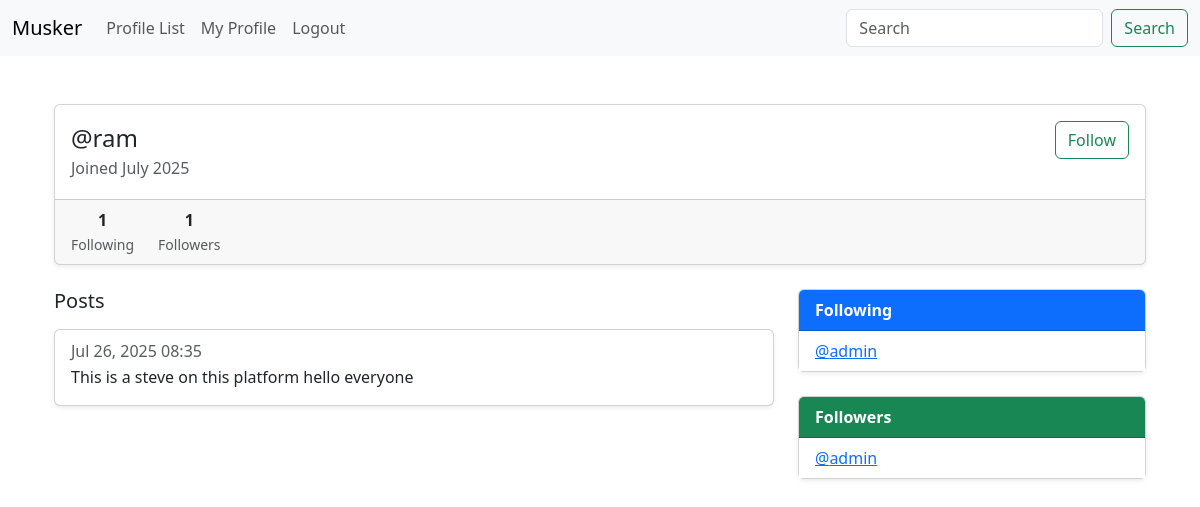
The app's page /profile/3 (signed in) with its own data.
### musk/models.py (models this page shows, shortened)
class Profile(models.Model):
    user = models.OneToOneField(User, on_delete=models.CASCADE)
    follows = models.ManyToManyField(
        "self",
        related_name="followed_by",
        symmetrical=False,
        blank=True
    )
    date_modified = models.DateTimeField(User, auto_now=True)
    profile_image = models.ImageField(null=True,blank=True,upload_to="images/")

class Meep(models.Model):
    user = models.ForeignKey(
        User,related_name="meeps",
        on_delete = models.DO_NOTHING
    )
    body = models.CharField(max_length = 1000)
    created_at = models.DateTimeField(auto_now_add=True)

### musk/views.py (the view, shortened to what this page needs)
# urls.py: path('profile/<int:pk>', views.profile, name = 'profile'),
def profile(request,pk):
    if request.user.is_authenticated:
        profile = Profile.objects.get(user_id = pk)
        meeps = Meep.objects.filter(id = pk).order_by("-created_at")
        return render(request,'profile.html',{"profile" : profile, "meeps" : meeps})
    else:
        messages.success(request,("You must be logged in the application"))
        return redirect('home')

### templates/profile.html (shortened to what this page needs)
{% extends "base.html" %}
{% load static %}
{% block content %}
{% if profile %}
<div class="container mt-4">
    <div class="card mb-4 shadow-sm">
        <div class="card-body d-flex align-items-center">
            <div>
                <h4 class="mb-1">@{{ profile.user.username }}</h4>
                <p class="text-muted mb-0">Joined {{ profile.user.date_joined|date:"F Y" }}</p>
            </div>
            <div class="ms-auto">
                <form method="POST">
                    {% if profile in user.profile.follows.all %}
                        <button type="submit" class="btn btn-outline-danger" name="follow" value="unfollow">Unfollow</button>
                    {% else %}
                        <button type="submit" class="btn btn-outline-success" name="follow" value="follow">Follow</button>
                    {% endif %}
                </form>
                <br>
            </div>
        </div>
        <div class="card-footer d-flex justify-content-start text-center">
            <div class="me-4">
                <strong>{{ profile.follows.count }}</strong><br>
                <small class="text-muted">Following</small>
            </div>
            <div>
                <strong>{{ profile.followed_by.count }}</strong><br>
                <small class="text-muted">Followers</small>
            </div>
        </div>
    </div>
    <div class="row">
        <div class="col-md-8">
            <h5 class="mb-3">Posts</h5>
            {% if meeps %}
                {% for meep in meeps %}
                <div class="card mb-3 shadow-sm">
                    <div class="card-body">
                        <h6 class="card-subtitle text-muted mb-1">
                            {{ meep.created_at|date:"M d, Y H:i" }}
                        </h6>
                        <p class="card-text">{{ meep.body }}</p>
                    </div>
                </div>
                {% endfor %}
            {% else %}
                <p class="text-muted">No posts yet.</p>
            {% endif %}
        </div>
        <div class="col-md-4">
            <div class="card mb-4 shadow-sm">
                <div class="card-header bg-primary text-white">
                    <strong>Following</strong>
                </div>
                <div class="card-body p-0">
                    {% if profile.follows.all %}
                    <ul class="list-group list-group-flush">
                        {% for following in profile.follows.all %}
                        <li class="list-group-item">
                            <a href="{% url 'profile' following.user.id %}">@{{ following.user.username }}</a>
                        </li>
                        {% endfor %}
                    </ul>
                    {% else %}
                    <p class="p-3 text-muted">Not following anyone.</p>
                    {% endif %}
                </div>
            </div>
            <div class="card mb-4 shadow-sm">
                <div class="card-header bg-success text-white">
                    <strong>Followers</strong>
                </div>
                <div class="card-body p-0">
                    {% if profile.followed_by.all %}
                    <ul class="list-group list-group-flush">
                        {% for follower in profile.followed_by.all %}
                        <li class="list-group-item">
                            <a href="{% url 'profile' follower.user.id %}">@{{ follower.user.username }}</a>
                        </li>
                        {% endfor %}
                    </ul>
                    {% else %}
                    <p class="p-3 text-muted">No followers yet.</p>
                    {% endif %}
                </div>
            </div>
        </div>
    </div>
</div>
{% else %}
<div class="container mt-4">
    <div class="alert alert-danger">Profile not found.</div>
</div>
{% endif %}
{% endblock content %}

### records on screen
Profile: user.username "ram", user.date_joined "July 2025", follows.count "1", followed_by.count "1"
Meep: created_at "Jul 26, 2025 08:35", body "This is a steve on this platform hello everyone"
Profile: user.username "admin"
